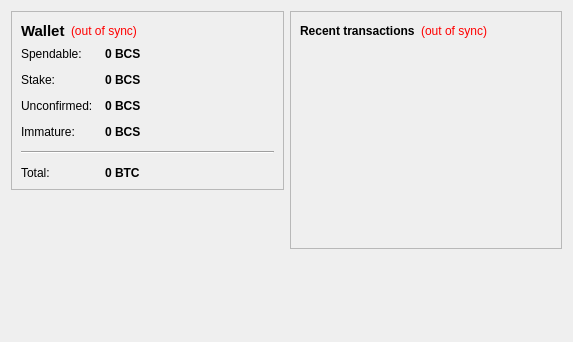
<?xml version="1.0" encoding="UTF-8"?>
<ui version="4.0">
 <class>OverviewPage</class>
 <widget class="QWidget" name="OverviewPage">
  <property name="geometry">
   <rect>
    <x>0</x>
    <y>0</y>
    <width>573</width>
    <height>342</height>
   </rect>
  </property>
  <property name="windowTitle">
   <string>Form</string>
  </property>
  <layout class="QHBoxLayout" name="horizontalLayout" stretch="1,1">
   <item>
    <layout class="QVBoxLayout" name="verticalLayout_2">
     <item>
      <widget class="QFrame" name="frame">
       <property name="frameShape">
        <enum>QFrame::StyledPanel</enum>
       </property>
       <property name="frameShadow">
        <enum>QFrame::Raised</enum>
       </property>
       <layout class="QVBoxLayout" name="verticalLayout_4">
        <item>
         <layout class="QHBoxLayout" name="horizontalLayout_4">
          <item>
           <widget class="QLabel" name="label_5">
            <property name="font">
             <font>
              <pointsize>11</pointsize>
              <weight>75</weight>
              <bold>true</bold>
             </font>
            </property>
            <property name="text">
             <string>Wallet</string>
            </property>
           </widget>
          </item>
          <item>
           <widget class="QLabel" name="labelWalletStatus">
            <property name="toolTip">
             <string>The displayed information may be out of date. Your wallet automatically synchronizes with the BitcoinStake network after a connection is established, but this process has not completed yet.</string>
            </property>
            <property name="styleSheet">
             <string notr="true">QLabel { color: red; }</string>
            </property>
            <property name="text">
             <string notr="true">(out of sync)</string>
            </property>
            <property name="alignment">
             <set>Qt::AlignLeading|Qt::AlignLeft|Qt::AlignVCenter</set>
            </property>
           </widget>
          </item>
          <item>
           <spacer name="horizontalSpacer_2">
            <property name="orientation">
             <enum>Qt::Horizontal</enum>
            </property>
            <property name="sizeHint" stdset="0">
             <size>
              <width>40</width>
              <height>20</height>
             </size>
            </property>
           </spacer>
          </item>
         </layout>
        </item>
        <item>
         <layout class="QFormLayout" name="formLayout_2">
          <property name="fieldGrowthPolicy">
           <enum>QFormLayout::AllNonFixedFieldsGrow</enum>
          </property>
          <property name="horizontalSpacing">
           <number>12</number>
          </property>
          <property name="verticalSpacing">
           <number>12</number>
          </property>
          <item row="0" column="0">
           <widget class="QLabel" name="label">
            <property name="text">
             <string>Spendable:</string>
            </property>
           </widget>
          </item>
          <item row="0" column="1">
           <widget class="QLabel" name="labelBalance">
            <property name="font">
             <font>
              <weight>75</weight>
              <bold>true</bold>
             </font>
            </property>
            <property name="cursor">
             <cursorShape>IBeamCursor</cursorShape>
            </property>
            <property name="toolTip">
             <string>Your current spendable balance</string>
            </property>
            <property name="text">
             <string notr="true">0 BCS</string>
            </property>
            <property name="textInteractionFlags">
             <set>Qt::LinksAccessibleByMouse|Qt::TextSelectableByKeyboard|Qt::TextSelectableByMouse</set>
            </property>
           </widget>
          </item>
          <item row="1" column="0">
           <widget class="QLabel" name="label_6">
            <property name="text">
             <string>Stake:</string>
            </property>
           </widget>
          </item>
          <item row="1" column="1">
           <widget class="QLabel" name="labelStake">
            <property name="font">
             <font>
              <weight>75</weight>
              <bold>true</bold>
             </font>
            </property>
            <property name="cursor">
             <cursorShape>IBeamCursor</cursorShape>
            </property>
            <property name="toolTip">
             <string>Total of coins that was staked, and do not yet count toward the current balance</string>
            </property>
            <property name="text">
             <string notr="true">0 BCS</string>
            </property>
            <property name="textInteractionFlags">
             <set>Qt::LinksAccessibleByMouse|Qt::TextSelectableByKeyboard|Qt::TextSelectableByMouse</set>
            </property>
           </widget>
          </item>
          <item row="2" column="0">
           <widget class="QLabel" name="label_3">
            <property name="text">
             <string>Unconfirmed:</string>
            </property>
           </widget>
          </item>
          <item row="2" column="1">
           <widget class="QLabel" name="labelUnconfirmed">
            <property name="font">
             <font>
              <weight>75</weight>
              <bold>true</bold>
             </font>
            </property>
            <property name="cursor">
             <cursorShape>IBeamCursor</cursorShape>
            </property>
            <property name="toolTip">
             <string>Total of transactions that have yet to be confirmed, and do not yet count toward the current balance</string>
            </property>
            <property name="text">
             <string notr="true">0 BCS</string>
            </property>
            <property name="textInteractionFlags">
             <set>Qt::LinksAccessibleByMouse|Qt::TextSelectableByKeyboard|Qt::TextSelectableByMouse</set>
            </property>
           </widget>
          </item>
          <item row="3" column="0">
           <widget class="QLabel" name="labelImmatureText">
            <property name="text">
             <string>Immature:</string>
            </property>
           </widget>
          </item>
          <item row="3" column="1">
           <widget class="QLabel" name="labelImmature">
            <property name="font">
             <font>
              <weight>75</weight>
              <bold>true</bold>
             </font>
            </property>
            <property name="toolTip">
             <string>Mined balance that has not yet matured</string>
            </property>
            <property name="text">
             <string notr="true">0 BCS</string>
            </property>
            <property name="textInteractionFlags">
             <set>Qt::LinksAccessibleByMouse|Qt::TextSelectableByKeyboard|Qt::TextSelectableByMouse</set>
            </property>
           </widget>
          </item>
          <item row="4" column="0" colspan="2">
           <widget class="Line" name="line">
            <property name="orientation">
             <enum>Qt::Horizontal</enum>
            </property>
           </widget>
          </item>
          <item row="5" column="0">
           <widget class="QLabel" name="labelTotalText">
            <property name="text">
             <string>Total:</string>
            </property>
           </widget>
          </item>
          <item row="5" column="1">
           <widget class="QLabel" name="labelTotal">
            <property name="font">
             <font>
              <weight>75</weight>
              <bold>true</bold>
             </font>
            </property>
            <property name="cursor">
             <cursorShape>IBeamCursor</cursorShape>
            </property>
            <property name="toolTip">
             <string>Your current total balance</string>
            </property>
            <property name="text">
             <string notr="true">0 BTC</string>
            </property>
            <property name="textInteractionFlags">
             <set>Qt::LinksAccessibleByMouse|Qt::TextSelectableByKeyboard|Qt::TextSelectableByMouse</set>
            </property>
           </widget>
          </item>
         </layout>
        </item>
       </layout>
      </widget>
     </item>
     <item>
      <spacer name="verticalSpacer">
       <property name="orientation">
        <enum>Qt::Vertical</enum>
       </property>
       <property name="sizeHint" stdset="0">
        <size>
         <width>20</width>
         <height>40</height>
        </size>
       </property>
      </spacer>
     </item>
    </layout>
   </item>
   <item>
    <layout class="QVBoxLayout" name="verticalLayout_3">
     <item>
      <widget class="QFrame" name="frame_2">
       <property name="frameShape">
        <enum>QFrame::StyledPanel</enum>
       </property>
       <property name="frameShadow">
        <enum>QFrame::Raised</enum>
       </property>
       <layout class="QVBoxLayout" name="verticalLayout">
        <item>
         <layout class="QHBoxLayout" name="horizontalLayout_2">
          <item>
           <widget class="QLabel" name="label_4">
            <property name="text">
             <string>&lt;b&gt;Recent transactions&lt;/b&gt;</string>
            </property>
           </widget>
          </item>
          <item>
           <widget class="QLabel" name="labelTransactionsStatus">
            <property name="toolTip">
             <string>The displayed information may be out of date. Your wallet automatically synchronizes with the BitcoinStake network after a connection is established, but this process has not completed yet.</string>
            </property>
            <property name="styleSheet">
             <string notr="true">QLabel { color: red; }</string>
            </property>
            <property name="text">
             <string notr="true">(out of sync)</string>
            </property>
            <property name="alignment">
             <set>Qt::AlignRight|Qt::AlignTrailing|Qt::AlignVCenter</set>
            </property>
           </widget>
          </item>
          <item>
           <spacer name="horizontalSpacer">
            <property name="orientation">
             <enum>Qt::Horizontal</enum>
            </property>
            <property name="sizeHint" stdset="0">
             <size>
              <width>40</width>
              <height>20</height>
             </size>
            </property>
           </spacer>
          </item>
         </layout>
        </item>
        <item>
         <widget class="QListView" name="listTransactions">
          <property name="styleSheet">
           <string notr="true">QListView { background: transparent; }</string>
          </property>
          <property name="frameShape">
           <enum>QFrame::NoFrame</enum>
          </property>
          <property name="verticalScrollBarPolicy">
           <enum>Qt::ScrollBarAlwaysOff</enum>
          </property>
          <property name="horizontalScrollBarPolicy">
           <enum>Qt::ScrollBarAlwaysOff</enum>
          </property>
          <property name="selectionMode">
           <enum>QAbstractItemView::NoSelection</enum>
          </property>
         </widget>
        </item>
       </layout>
      </widget>
     </item>
     <item>
      <spacer name="verticalSpacer_2">
       <property name="orientation">
        <enum>Qt::Vertical</enum>
       </property>
       <property name="sizeHint" stdset="0">
        <size>
         <width>20</width>
         <height>40</height>
        </size>
       </property>
      </spacer>
     </item>
    </layout>
   </item>
  </layout>
 </widget>
 <resources/>
 <connections/>
</ui>
